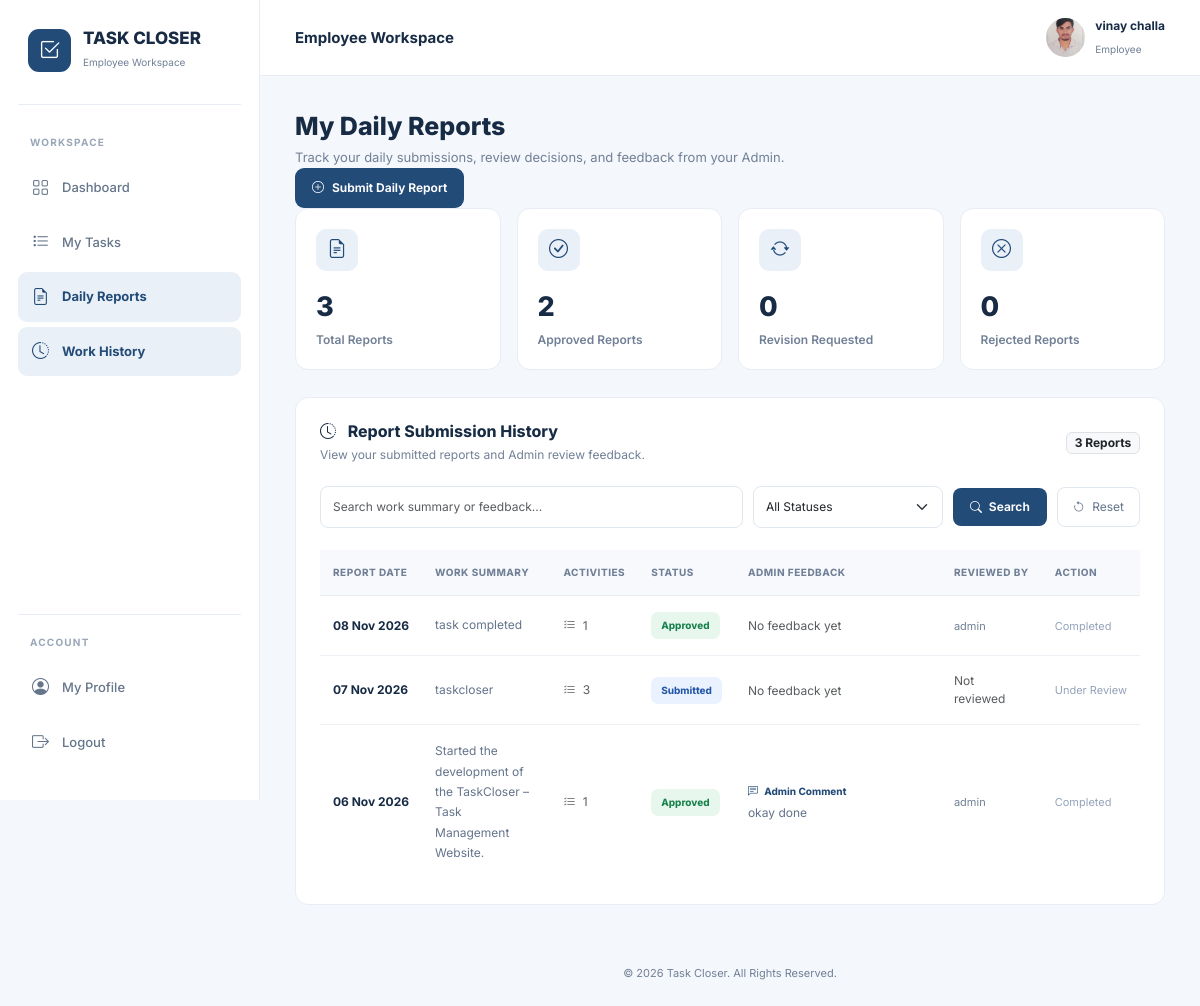
/daily-reports/my-reports/ (signed in), run on the app's committed database.
### accounts/models.py (models this page shows, shortened)
class CustomUser(AbstractUser):
    date_joined = None
    class Role(models.TextChoices):
        ADMIN = 'ADMIN', 'Admin'
        EMPLOYEE = 'EMPLOYEE', 'Employee'
    role = models.CharField(
        max_length=20,
        choices=Role.choices,
        default=Role.EMPLOYEE
    )
    email = models.EmailField(
        unique=True,
        verbose_name='Email Address'
    )
    phone = models.CharField(
        max_length=15,
        blank=True,
        null=True
    )
    profile_picture = models.ImageField(
        upload_to='profiles/',
        blank=True,
        null=True
    )

### daily_reports/models.py (models this page shows, shortened)
class DailyReport(models.Model):
    class Status(models.TextChoices):
        DRAFT = 'DRAFT', 'Draft'
        SUBMITTED = 'SUBMITTED', 'Submitted'
        APPROVED = 'APPROVED', 'Approved'
        REJECTED = 'REJECTED', 'Rejected'
        REVISION = 'REVISION', 'Revision Requested'
    employee = models.ForeignKey(
        Employee,
        on_delete=models.CASCADE,
        related_name='daily_reports'
    )
    report_date = models.DateField()
    summary = models.TextField(
        help_text='Summary of your work for the day.'
    )
    challenges = models.TextField(blank=True)
    pending_work = models.TextField(blank=True)
    tomorrow_plan = models.TextField(blank=True)
    status = models.CharField(
        max_length=20,
        choices=Status.choices,
        default=Status.DRAFT
    )
    admin_feedback = models.TextField(blank=True)
    reviewed_by = models.ForeignKey(
        settings.AUTH_USER_MODEL,
        on_delete=models.SET_NULL,
        null=True,
        blank=True,
        related_name='reviewed_daily_reports'
    )
    reviewed_at = models.DateTimeField(
        null=True,
        blank=True
    )
    submitted_at = models.DateTimeField(
        null=True,
        blank=True
    )
    created_at = models.DateTimeField(auto_now_add=True)
    updated_at = models.DateTimeField(auto_now=True)
    class Meta:
        verbose_name = 'Daily Report'
        verbose_name_plural = 'Daily Reports'
        ordering = ['-report_date', '-created_at']
        constraints = [
            models.UniqueConstraint(
                fields=['employee', 'report_date'],
                name='unique_employee_daily_report'
            )
        ]

### daily_reports/views.py (the view)
@login_required
def employee_report_history(request):
    if request.user.role != 'EMPLOYEE':
        return redirect('dashboard:admin_dashboard')
    employee = get_object_or_404(
        Employee,
        user=request.user
    )
    reports = DailyReport.objects.filter(
        employee=employee
    ).select_related(
        'reviewed_by'
    ).prefetch_related(
        'work_entries'
    ).order_by(
        '-report_date',
        '-created_at'
    )
    search_query = request.GET.get('q', '').strip()
    selected_status = request.GET.get('status', '').strip()
    if search_query:
        reports = reports.filter(
            Q(summary__icontains=search_query) |
            Q(admin_feedback__icontains=search_query)
        )
    valid_statuses = [
        value
        for value, label in DailyReport.Status.choices
    ]
    if selected_status in valid_statuses:
        reports = reports.filter(status=selected_status)
    paginator = Paginator(
        reports,
        10
    )
    page_obj = paginator.get_page(
        request.GET.get('page')
    )
    context = {
        'page_obj': page_obj,
        'reports': page_obj.object_list,
        'search_query': search_query,
        'selected_status': selected_status,
        'status_choices': DailyReport.Status.choices,
        'total_reports': DailyReport.objects.filter(
            employee=employee
        ).count(),
        'approved_reports': DailyReport.objects.filter(
            employee=employee,
            status=DailyReport.Status.APPROVED
        ).count(),
        'revision_reports': DailyReport.objects.filter(
            employee=employee,
            status=DailyReport.Status.REVISION
        ).count(),
        'rejected_reports': DailyReport.objects.filter(
            employee=employee,
            status=DailyReport.Status.REJECTED
        ).count(),
    }
    return render(
        request,
        'daily_reports/employee_report_history.html',
        context
    )

### templates/daily_reports/employee_report_history.html (shortened to what this page needs)
{% extends "employee/base.html" %}
{% block reports_active %}active{% endblock %}
{% block history_active %}active{% endblock %}
{% block content %}
<div class="history-header">
    <div>
        <h2>My Daily Reports</h2>
        <p>
            Track your daily submissions, review decisions,
            and feedback from your Admin.
        </p>
    </div>
    <a href="{% url 'daily_reports:create_daily_report' %}"
       class="new-report-btn">
        <i class="bi bi-plus-circle"></i>
        Submit Daily Report
    </a>
</div>
<div class="row g-3">
    <div class="col-12 col-sm-6 col-xl-3">
        <div class="history-stat-card">
            <div class="history-stat-icon">
                <i class="bi bi-file-earmark-text"></i>
            </div>
            <div class="history-stat-number">{{ total_reports }}</div>
            <div class="history-stat-label">Total Reports</div>
        </div>
    </div>
    <div class="col-12 col-sm-6 col-xl-3">
        <div class="history-stat-card">
            <div class="history-stat-icon">
                <i class="bi bi-check-circle"></i>
            </div>
            <div class="history-stat-number">{{ approved_reports }}</div>
            <div class="history-stat-label">Approved Reports</div>
        </div>
    </div>
    <div class="col-12 col-sm-6 col-xl-3">
        <div class="history-stat-card">
            <div class="history-stat-icon">
                <i class="bi bi-arrow-repeat"></i>
            </div>
            <div class="history-stat-number">{{ revision_reports }}</div>
            <div class="history-stat-label">Revision Requested</div>
        </div>
    </div>
    <div class="col-12 col-sm-6 col-xl-3">
        <div class="history-stat-card">
            <div class="history-stat-icon">
                <i class="bi bi-x-circle"></i>
            </div>
            <div class="history-stat-number">{{ rejected_reports }}</div>
            <div class="history-stat-label">Rejected Reports</div>
        </div>
    </div>
</div>
<div class="history-panel">
    <div class="panel-heading">
        <div>
            <h5>
                <i class="bi bi-clock-history me-2"></i>
                Report Submission History
            </h5>
            <p>
                View your submitted reports and Admin review feedback.
            </p>
        </div>
        <span class="badge bg-light text-dark border">
            {{ page_obj.paginator.count }} Reports
        </span>
    </div>
    <form method="GET" class="filter-form">
        <input type="text"
               name="q"
               class="form-control search-input"
               placeholder="Search work summary or feedback..."
               value="{{ search_query }}">
        <select name="status"
                class="form-select"
                style="max-width: 190px;">
            <option value="">All Statuses</option>
        </select>
        <button type="submit" class="btn-search">
            <i class="bi bi-search me-1"></i>
            Search
        </button>
        <a href="{% url 'daily_reports:employee_report_history' %}"
           class="btn-reset">
            <i class="bi bi-arrow-counterclockwise me-1"></i>
            Reset
        </a>
    </form>
    <div class="table-responsive">
        <table class="table history-table">
            <thead>
                <tr>
                    <th>Report Date</th>
                    <th>Work Summary</th>
                    <th>Activities</th>
                    <th>Status</th>
                    <th>Admin Feedback</th>
                    <th>Reviewed By</th>
                    <th>Action</th>
                </tr>
            </thead>
            <tbody>
                {% for report in reports %}
                    <tr>
                        <td>
                            <div class="report-date">
                                {{ report.report_date|date:"d M Y" }}
                            </div>
                        </td>
                        <td>
                            <div class="report-summary">
                                {{ report.summary|truncatechars:100 }}
                            </div>
                        </td>
                        <td>
                            <span class="text-muted">
                                <i class="bi bi-list-check me-1"></i>
                                {{ report.work_entries.count }}
                            </span>
                        </td>
                        <td>
                            {% if report.status == 'SUBMITTED' %}
                                <span class="status-badge status-submitted">
                                    Submitted
                                </span>
                            {% elif report.status == 'APPROVED' %}
                                <span class="status-badge status-approved">
                                    Approved
                                </span>
                            {% elif report.status == 'REJECTED' %}
                                <span class="status-badge status-rejected">
                                    Rejected
                                </span>
                            {% elif report.status == 'REVISION' %}
                                <span class="status-badge status-revision">
                                    Revision Requested
                                </span>
                            {% else %}
                                <span class="status-badge status-draft">
                                    Draft
                                </span>
                            {% endif %}
                        </td>
                        <td>
                            <div class="feedback-cell">
                                {% if report.admin_feedback %}
                                    <div class="feedback-label">
                                        <i class="bi bi-chat-left-text me-1"></i>
                                        Admin Comment
                                    </div>
                                    {{ report.admin_feedback|truncatechars:120 }}
                                {% else %}
                                    <span class="text-muted">
                                        No feedback yet
                                    </span>
                                {% endif %}
                            </div>
                        </td>
                        <td>
                            {% if report.reviewed_by %}
                                <span class="reviewer-text">
                                    {{ report.reviewed_by.get_full_name|default:report.reviewed_by.username }}
                                </span>
                            {% else %}
                                <span class="text-muted">
                                    Not reviewed
                                </span>
                            {% endif %}
                        </td>
                        <td>
                            {% if report.status == 'REVISION' %}
                                <a href="{% url 'daily_reports:edit_revision_report' report.id %}"
                                   class="btn-revise">
                                    <i class="bi bi-pencil-square"></i>
                                    Edit &amp; Resubmit
                                </a>
                            {% elif report.status == 'SUBMITTED' %}
                                <span class="action-waiting">
                                    Under Review
                                </span>
                            {% elif report.status == 'APPROVED' %}
                                <span class="action-waiting">
                                    Completed
                                </span>
                            {% elif report.status == 'REJECTED' %}
                                <span class="action-waiting">
                                    Rejected
                                </span>
                            {% else %}
                                <span class="action-waiting">
                                    No action required
                                </span>
                            {% endif %}
                        </td>
                    </tr>
                {% endfor %}
            </tbody>
        </table>
    </div>
</div>
{% endblock %}

### templates/employee/base.html (shortened to what this page needs)
{% load static %}
<!DOCTYPE html>
<html lang="en">
<head>
    <link href="https://cdn.jsdelivr.net/npm/bootstrap@5.3.7/dist/css/bootstrap.min.css"
          rel="stylesheet">
    <link href="https://cdn.jsdelivr.net/npm/bootstrap-icons@1.13.1/font/bootstrap-icons.min.css"
          rel="stylesheet">
</head>
<body>
<aside class="sidebar" id="sidebar">
    <div class="brand">
        <div class="brand-icon">
            <i class="bi bi-check2-square"></i>
        </div>
        <div>
            <h5>TASK CLOSER</h5>
            <small>Employee Workspace</small>
        </div>
    </div>
    <div class="nav-section">
        <div class="nav-label">Workspace</div>
        <a href="{% url 'dashboard:employee_dashboard' %}"
           class="nav-link-custom {% block dashboard_active %}{% endblock %}">
            <i class="bi bi-grid"></i>
            Dashboard
        </a>
        <a href="{% url 'tasks:employee_task_list' %}"
           class="nav-link-custom {% block tasks_active %}{% endblock %}">
            <i class="bi bi-list-task"></i>
            My Tasks
        </a>
        <a href="{% url 'daily_reports:create_daily_report' %}"
           class="nav-link-custom {% block reports_active %}{% endblock %}">
            <i class="bi bi-file-earmark-text"></i>
            Daily Reports
        </a>
        <a href="{% url 'daily_reports:employee_report_history' %}"
           class="nav-link-custom {% block history_active %}{% endblock %}">
            <i class="bi bi-clock-history"></i>
            Work History
        </a>
    </div>
    <div class="sidebar-bottom">
        <div class="nav-label">Account</div>
        <a href="{% url 'employees:employee_profile' %}"
           class="nav-link-custom {% block profile_active %}{% endblock %}">
            <i class="bi bi-person-circle"></i>
            My Profile
        </a>
        <form method="POST" action="{% url 'accounts:logout' %}">
            <button type="submit" class="nav-link-custom">
                <i class="bi bi-box-arrow-right"></i>
                Logout
            </button>
        </form>
    </div>
</aside>
<main class="main-content">
    <header class="topbar">
        <div class="d-flex align-items-center gap-3">
            <h6>{% block page_heading %}Employee Workspace{% endblock %}</h6>
        </div>
        <div class="employee-profile">
            <div class="profile-avatar">
                {% if request.user.profile_picture %}
                    <img src="{{ request.user.profile_picture.url }}"
                         alt="Profile picture">
                {% else %}
                    <i class="bi bi-person"></i>
                {% endif %}
            </div>
            <div class="profile-info">
                <strong>
                    {{ request.user.get_full_name|default:request.user.username }}
                </strong>
                <small>Employee</small>
            </div>
        </div>
    </header>
    <section class="dashboard-content">
        {% block content %}{% endblock %}
    </section>
    <footer class="dashboard-footer">
        &copy; {% now "Y" %} Task Closer. All Rights Reserved.
    </footer>
</main>
</body>
</html>

### data on the page
CustomUser: user.profile_picture (picture), user.get_full_name "vinay challa"
DailyReport: report_date "08 Nov 2026", summary "task completed", work_entries.count "1", status "Approved", admin_feedback "No feedback yet", reviewed_by.get_full_name "admin"
DailyReport: report_date "07 Nov 2026", summary "taskcloser", work_entries.count "3", status "Submitted", admin_feedback "No feedback yet", shows "Not reviewed"
DailyReport: report_date "06 Nov 2026", summary "Started the development of the TaskCloser – Task Management Website.", work_entries.count "1", status "Approved", admin_feedback "okay done", reviewed_by.get_full_name "admin"

### other printed values
{{ total_reports }} "3"
{{ approved_reports }} "2"
{{ revision_reports }} "0"
{{ rejected_reports }} "0"
{{ page_obj.paginator.count }} "3"
